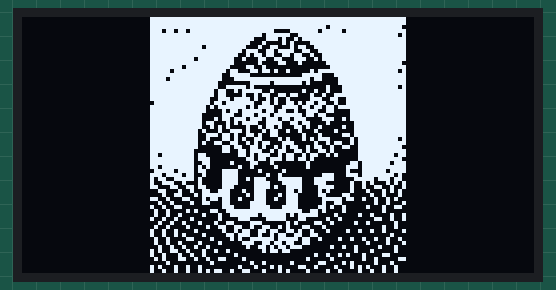
Recording of a sketch running on a simulated Arduino Uno, built with avr-gcc and run on an emulated ATmega328P. Parts: 128×64 one-colour display. Random numbers use the default seed unless the sketch sets one; what the sketch prints to the serial monitor is not drawn.

Above: at 0.1 s.
At 5.2 s:
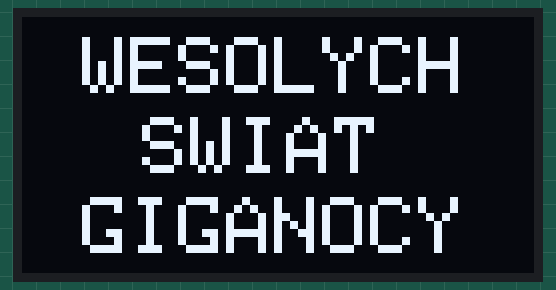
At 13.91 s:
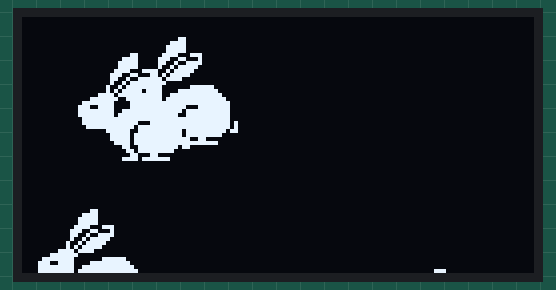
At 22.56 s:
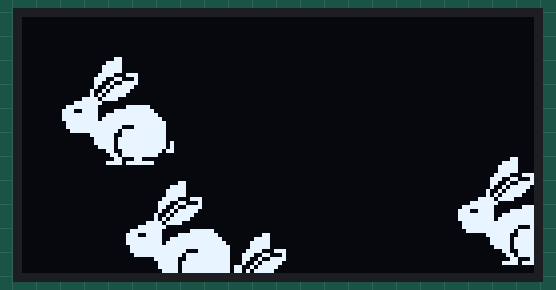
At 31.18 s:
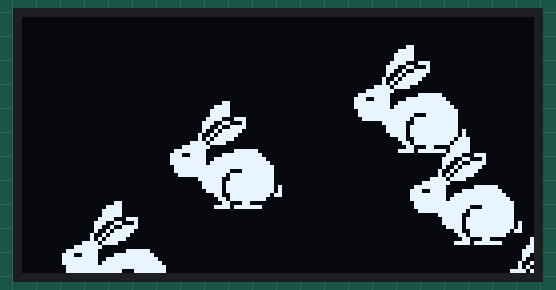
At 39.79 s:
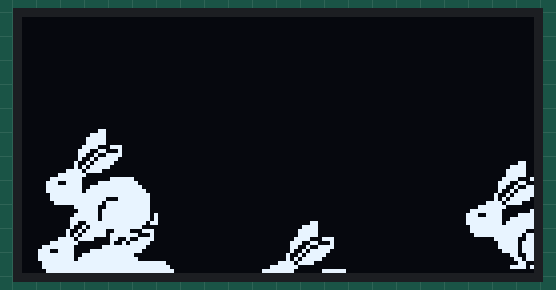

The sketch:

labDodatkowy.ino
```cpp
#include <Wire.h>

#include <Adafruit_SH110X.h>

#define i2c_Address 0x3c //initialize with the I2C addr 0x3C Typically eBay OLED's

#define SCREEN_WIDTH 128 // OLED display width, in pixels
#define SCREEN_HEIGHT 64 // OLED display height, in pixels
#define OLED_RESET -1   //   QT-PY / XIAO
Adafruit_SH1106G display = Adafruit_SH1106G(SCREEN_WIDTH, SCREEN_HEIGHT, &Wire, OLED_RESET);


#define NUMFLAKES 5
#define XPOS 0
#define YPOS 1
#define DELTAY 2

#define LOGO16_GLCD_HEIGHT 32
#define LOGO16_GLCD_WIDTH  32
static const unsigned char PROGMEM logo16_glcd_bmp[] =
{ 0x00, 0x00, 0x00, 0x00, 0x00, 0x00, 0x00, 0x00, 0x00, 0x00, 0x00, 0x00, 0x00, 0x01, 0x80, 0x00,
  0x00, 0x07, 0x80, 0x00, 0x00, 0x0f, 0x80, 0x00, 0x00, 0x0f, 0x80, 0x00, 0x00, 0x1e, 0x38, 0x00,
  0x00, 0x39, 0x88, 0x00, 0x00, 0x32, 0x78, 0x00, 0x00, 0x25, 0xf0, 0x00, 0x00, 0x4b, 0xe0, 0x00,
  0x00, 0x57, 0xc0, 0x00, 0x01, 0xef, 0x00, 0x00, 0x07, 0xf0, 0x00, 0x00, 0x1f, 0xe0, 0x3f, 0x00,
  0x39, 0xe1, 0xff, 0x80, 0x3f, 0xe7, 0xff, 0xc0, 0x3f, 0xef, 0xff, 0xe0, 0x1f, 0xff, 0xff, 0xf0,
  0x1f, 0xff, 0x8f, 0xf0, 0x0f, 0xff, 0x7f, 0xf0, 0x00, 0x7e, 0x7f, 0xf0, 0x00, 0x3e, 0xff, 0xf0,
  0x00, 0x3e, 0xff, 0xf4, 0x00, 0x1e, 0xff, 0xf4, 0x00, 0x06, 0x7f, 0xec, 0x00, 0x03, 0x7f, 0xc0,
  0x00, 0x01, 0x8c, 0x00, 0x00, 0x07, 0xbf, 0x80, 0x00, 0x00, 0x00, 0x00, 0x00, 0x00, 0x00, 0x00
};

#define LOGO_HEIGHT 64
#define LOGO_WIDTH  64

static const unsigned char PROGMEM logo16_glcd_bmp2[] =
{
  0xff, 0xff, 0xff, 0xff, 0xff, 0xff, 0xff, 0xff, 0xff, 0xff, 0xff, 0xff, 0xff, 0xff, 0xff, 0xff,
  0xff, 0xff, 0xff, 0xff, 0xff, 0xf7, 0xff, 0xfe, 0xed, 0xbf, 0xff, 0xfe, 0x1f, 0xdf, 0x7f, 0xff,
  0xff, 0xff, 0xff, 0xf7, 0xe7, 0xff, 0xff, 0xfd, 0xff, 0xff, 0xff, 0xc7, 0x4b, 0xff, 0xff, 0xff,
  0xff, 0xff, 0xff, 0x88, 0x50, 0xff, 0xff, 0xff, 0xff, 0xfb, 0xff, 0x13, 0x16, 0x7f, 0xff, 0xff,
  0xff, 0xff, 0xfe, 0xe6, 0xf3, 0x3f, 0xff, 0xff, 0xff, 0xff, 0xfc, 0xb6, 0x6c, 0x9f, 0xff, 0xff,
  0xff, 0xef, 0xf9, 0x19, 0x8e, 0x5f, 0xff, 0xff, 0xff, 0xff, 0xf8, 0x10, 0xc4, 0x0f, 0xff, 0xfe,
  0xff, 0x7f, 0xf0, 0xc8, 0x00, 0x07, 0xff, 0xff, 0xfb, 0xff, 0xec, 0x6d, 0x20, 0xbf, 0xff, 0xfd,
  0xff, 0xff, 0xcf, 0x80, 0x03, 0xe3, 0xff, 0xff, 0xf7, 0xff, 0xc7, 0xff, 0xff, 0x61, 0xff, 0xff,
  0xff, 0xff, 0x80, 0x7d, 0xfd, 0x01, 0xff, 0xff, 0xff, 0xff, 0x9f, 0x40, 0x00, 0x08, 0xff, 0xfd,
  0xff, 0xff, 0x65, 0xf2, 0x02, 0x48, 0xff, 0xff, 0xff, 0xff, 0x61, 0x2c, 0xd8, 0x93, 0xff, 0xff,
  0xff, 0xfe, 0x77, 0xa5, 0x20, 0xe6, 0x7f, 0xff, 0x7f, 0xfe, 0xdf, 0xcd, 0x35, 0xb2, 0x7f, 0xff,
  0xff, 0xfd, 0x7f, 0x5e, 0x7b, 0x6d, 0xff, 0xff, 0xff, 0xfc, 0x2d, 0xf6, 0xc9, 0xcc, 0x3f, 0xff,
  0xff, 0xf8, 0x39, 0xdd, 0xfd, 0xb0, 0x3f, 0xff, 0xff, 0xf8, 0xb7, 0x77, 0x6e, 0x1c, 0xbf, 0xff,
  0xff, 0xfb, 0x15, 0xe7, 0x9b, 0x08, 0x1f, 0xff, 0xff, 0xf9, 0x50, 0x96, 0x8d, 0x20, 0x9f, 0xff,
  0xff, 0xf4, 0x4e, 0x8b, 0x24, 0x42, 0x1f, 0xff, 0xff, 0xf3, 0xb4, 0xd3, 0x02, 0x20, 0xdf, 0xff,
  0xff, 0xf2, 0x35, 0x30, 0xa2, 0xb8, 0x2f, 0xfd, 0xff, 0xf4, 0xcc, 0xac, 0x70, 0x4b, 0x2f, 0xff,
  0xff, 0xf0, 0x36, 0x69, 0x59, 0x64, 0xcf, 0xfe, 0xff, 0xe0, 0x33, 0x72, 0xcd, 0x34, 0x0f, 0xff,
  0xdf, 0xec, 0x03, 0x5c, 0xb2, 0xca, 0x0f, 0xfb, 0xff, 0xee, 0x00, 0xdb, 0xb6, 0x80, 0x0f, 0xfe,
  0xff, 0xe6, 0x08, 0x62, 0x01, 0x00, 0x37, 0xf7, 0xdf, 0xea, 0x02, 0x41, 0x01, 0x00, 0x77, 0xff,
  0x7d, 0xec, 0x3c, 0x10, 0x40, 0x00, 0x47, 0xef, 0xef, 0x64, 0x3c, 0x04, 0x80, 0x1c, 0x77, 0xfa,
  0xb3, 0xe8, 0x3c, 0xb8, 0xfc, 0x7c, 0x1f, 0x76, 0x9c, 0x88, 0x3c, 0x3c, 0x7c, 0x70, 0x25, 0x15,
  0xc6, 0x6c, 0x38, 0x3d, 0x3c, 0x3c, 0x24, 0xc9, 0x31, 0x26, 0x71, 0x38, 0x34, 0x28, 0x22, 0x2a,
  0x13, 0x17, 0xf0, 0xb8, 0xb8, 0x30, 0xc1, 0x22, 0xc8, 0xc5, 0xb2, 0x39, 0x38, 0x1f, 0x64, 0x94,
  0x24, 0x26, 0x30, 0x78, 0x38, 0x13, 0x00, 0x91, 0x93, 0x00, 0x38, 0x7c, 0x78, 0x34, 0x82, 0x26,
  0x48, 0x51, 0x9f, 0xff, 0xfc, 0xd0, 0x80, 0x20, 0x49, 0x04, 0x4f, 0xef, 0xd7, 0xc2, 0x09, 0x09,
  0x92, 0x20, 0x43, 0x87, 0xc6, 0x09, 0x00, 0xc9, 0x24, 0x88, 0x98, 0x70, 0x28, 0x64, 0x12, 0x04,
  0x48, 0x42, 0x66, 0x4c, 0xa3, 0x10, 0x00, 0x24, 0x92, 0x10, 0x25, 0x9b, 0x34, 0x88, 0x49, 0x21,
  0x92, 0x84, 0x1b, 0x92, 0xcc, 0xc0, 0x00, 0x08, 0x48, 0x61, 0x0a, 0x7e, 0xfb, 0x21, 0x24, 0x92,
  0x49, 0x08, 0x41, 0xcd, 0xb3, 0x00, 0x02, 0x11, 0x24, 0x92, 0x00, 0x9a, 0xdc, 0x04, 0x90, 0x44,
  0xa6, 0x44, 0x90, 0x0b, 0x60, 0x00, 0x11, 0x04, 0x91, 0x24, 0x04, 0x00, 0x00, 0x49, 0x44, 0x30,
  0x51, 0x92, 0x61, 0x00, 0x01, 0x04, 0x04, 0x83, 0x08, 0x01, 0x00, 0x48, 0x10, 0x30, 0xa0, 0x88,
  0xa2, 0x48, 0x02, 0x22, 0x86, 0x42, 0x2a, 0x24, 0x92, 0x4a, 0xc9, 0x88, 0xa1, 0x09, 0x09, 0x24
};

void setup()   {
  Serial.begin(9600);


  if(!display.begin(i2c_Address, true)) {
    Serial.println(F("Nie znaleziono wyswietlacza SH1106"));
    for(;;);
  }

  display.clearDisplay();

  display.drawBitmap(32, 0, logo16_glcd_bmp2, LOGO_WIDTH, LOGO_HEIGHT, SH110X_WHITE);

  display.display();

  // by default, we'll generate the high voltage from the 3.3v line internally! (neat!)
  display.begin(i2c_Address, true); // Address 0x3C default
  // init done
   delay(5000);

  // Clear the buffer.
  display.clearDisplay();


  // text display tests
  display.setTextSize(2);
  display.setTextColor(SH110X_WHITE);
  display.setCursor(15, 5);
  display.println("WESOLYCH");
  display.setTextColor(SH110X_BLACK, SH110X_WHITE); // 'inverted' text
  display.setTextColor(SH110X_WHITE);
  display.setCursor(30, 25);
  display.println("SWIAT");
  display.setTextColor(SH110X_BLACK, SH110X_WHITE);
  display.setCursor(15, 45);
  display.setTextColor(SH110X_WHITE);
  display.println("GIGANOCY");
  display.setTextColor(SH110X_BLACK, SH110X_WHITE);
  display.display();
  delay(5000);
  display.clearDisplay();
  testdrawbitmap(logo16_glcd_bmp, LOGO16_GLCD_HEIGHT, LOGO16_GLCD_WIDTH);

}


void loop() {

}

void testdrawbitmap(const uint8_t *bitmap, uint8_t w, uint8_t h) {
  uint8_t icons[NUMFLAKES][3];

  // initialize
  for (uint8_t f = 0; f < NUMFLAKES; f++) {
    icons[f][XPOS] = random(display.width());
    icons[f][YPOS] = 0;
    icons[f][DELTAY] = random(5) + 1;

    Serial.print("x: ");
    Serial.print(icons[f][XPOS], DEC);
    Serial.print(" y: ");
    Serial.print(icons[f][YPOS], DEC);
    Serial.print(" dy: ");
    Serial.println(icons[f][DELTAY], DEC);
  }

  while (1) {
    // draw each icon
    for (uint8_t f = 0; f < NUMFLAKES; f++) {
      display.drawBitmap(icons[f][XPOS], icons[f][YPOS], bitmap, w, h, SH110X_WHITE);
    }
    display.display();
    delay(200);

    // then erase it + move it
    for (uint8_t f = 0; f < NUMFLAKES; f++) {
      display.drawBitmap(icons[f][XPOS], icons[f][YPOS], bitmap, w, h, SH110X_BLACK);
      // move it
      icons[f][YPOS] += icons[f][DELTAY];
      // if its gone, reinit
      if (icons[f][YPOS] > display.height()) {
        icons[f][XPOS] = random(display.width());
        icons[f][YPOS] = 0;
        icons[f][DELTAY] = random(5) + 1;
      }
    }
  }
}
```

Measured:
- what the display in image 1 shows lasts 5.1 s, from 5.1 s to 10.2 s
